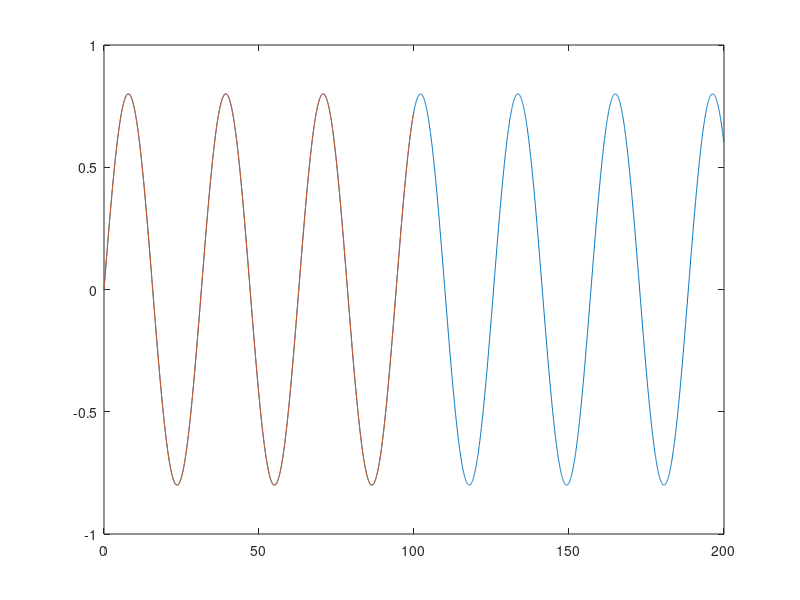

MATLAB code for this plot:
load 7prob.mat y2 % 観測データ
t=linspace(0,100,2001); %観測値グラフ描画用時間ステップ
t2=linspace(0,200,4001);%推定値グラフ描画用時間ステップ
datasize=1999;

for k=1:1:datasize %データ数分だけループ
    if(k==1) x2=[0 0 y2(k,2) 0];
    elseif (k==2) x2=[y2(k-1,1) 0 0 y2(k-1,2)];
    else x2=[y2(k-1,1) y2(k-2,1) y2(k,2) y2(k-1,2)];
    endif
    if(k==1)
    X2=x2'; 
    else X2=[X2 x2']; % θ計算用の行列X2を作る
    endif
endfor
theta_hat = inv(X2*X2')*X2*y2(1:datasize,1) % θを一括計算
for(k=1:1:4000)
    if (k>2)
        u2 = u1;
        u1 =0;
        if (k<=2000) zeta = [y_hat(1) y_hat(2) u2 u1];
        else zeta = [y_hat(1) y_hat(2) 0 0];
        endif
        y_hat=[zeta*theta_hat y_hat];
    elseif (k==1)
        u1=1;
        zeta = [0 0 u1 0];
        y_hat =zeta*theta_hat;
    else
        zeta = [0 0 0 u1];
        y_hat =[zeta*theta_hat y_hat];
    endif
endfor
y2(:,1);
plot(t2(:,1:4000),y_hat(4000:-1:1), t(1:2000),y2(1:2000,1));